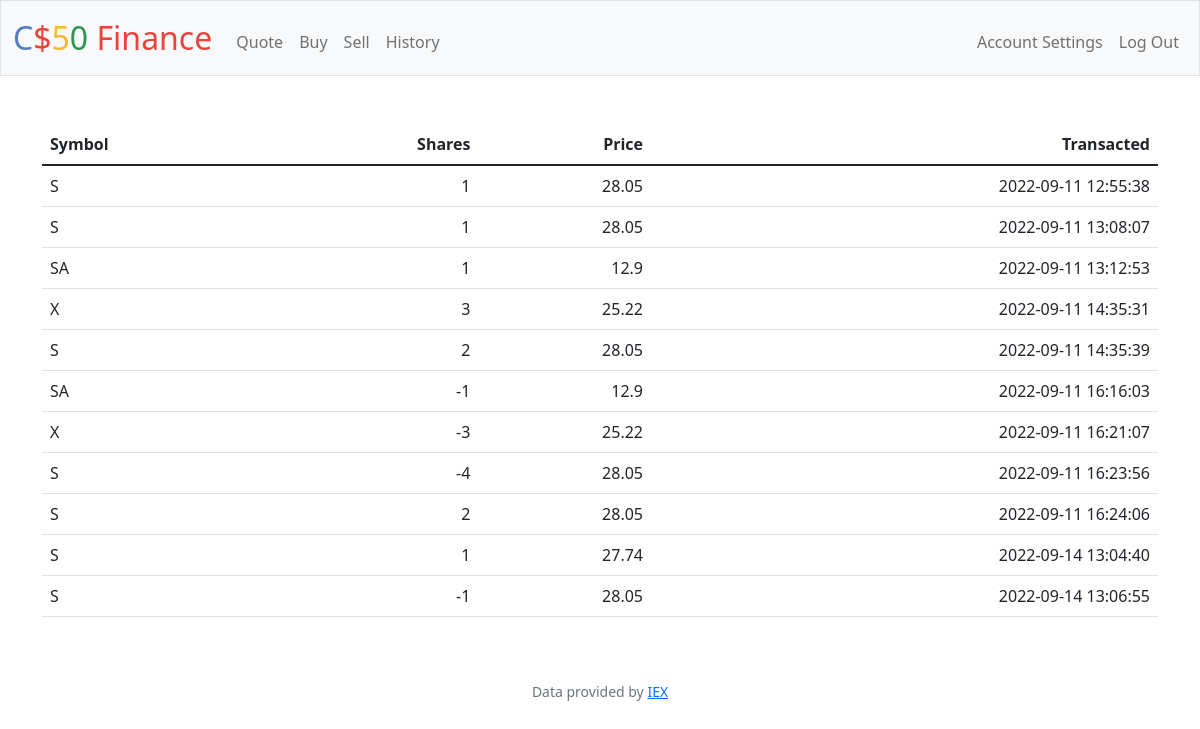
Screenshot of /history (signed in) with the database file from the repository.
### tables this page shows
CREATE TABLE purchases (
    id INTEGER PRIMARY KEY NOT NULL UNIQUE,
    name TEXT NOT NULL,
    symbol TEXT NOT NULL,
    shares INTEGER NOT NULL,
    price NUMERIC NOT NULL,
    datetime TEXT NOT NULL,
    user_id INTEGER NOT NULL,
    FOREIGN KEY (user_id) REFERENCES users (id)
);

### app.py (the view)
@app.route("/history")
@login_required
def history():
    purchases = db.execute("SELECT * FROM purchases WHERE user_id = ?", session["user_id"])
    return render_template("history.html", purchases=purchases)

### app.py (called while the page is built)
@app.after_request
def after_request(response):
    response.headers["Cache-Control"] = "no-cache, no-store, must-revalidate"
    response.headers["Expires"] = 0
    response.headers["Pragma"] = "no-cache"
    return response

### helpers.py (called while the page is built)
def login_required(f):
    @wraps(f)
    def decorated_function(*args, **kwargs):
        if session.get("user_id") is None:
            return redirect("/login")
        return f(*args, **kwargs)
    return decorated_function

### templates/history.html (shortened to what this page needs)
{% extends "layout.html" %}
{% block main %}
    <table class="table">
        <thead>
            <tr>
                <th class="text-start">Symbol</th>
                <th class="text-end">Shares</th>
                <th class="text-end">Price</th>
                <th class="text-end">Transacted</th>
            </tr>
        </thead>
        <tbody>
            {% for purchase in purchases %}
                <tr>
                    <td class="text-start">{{  purchase["symbol"]  }}</td>
                    <td class="text-end">{{  purchase["shares"]  }}</td>
                    <td class="text-end">{{  purchase["price"]  }}</td>
                    <td class="text-end">{{  purchase["datetime"]  }}</td>
                </tr>
            {% endfor %}
        </tbody>
    </table>
{% endblock %}

### templates/layout.html (shortened to what this page needs)
<!DOCTYPE html>
<html lang="en">
    <head>
        <link href="https://cdn.jsdelivr.net/npm/bootstrap@5.1.3/dist/css/bootstrap.min.css" rel="stylesheet">
        <link href="/static/styles.css" rel="stylesheet">
    </head>
    <body>
        <nav class="bg-light border navbar navbar-expand-md navbar-light">
            <div class="container-fluid">
                <a class="navbar-brand" href="/"><span class="blue">C</span><span class="red">$</span><span class="yellow">5</span><span class="green">0</span> <span class="red">Finance</span></a>
                <div class="collapse navbar-collapse" id="navbar">
                    {% if session["user_id"] %}
                        <ul class="navbar-nav me-auto mt-2">
                            <li class="nav-item"><a class="nav-link" href="/quote">Quote</a></li>
                            <li class="nav-item"><a class="nav-link" href="/buy">Buy</a></li>
                            <li class="nav-item"><a class="nav-link" href="/sell">Sell</a></li>
                            <li class="nav-item"><a class="nav-link" href="/history">History</a></li>
                        </ul>
                        <ul class="navbar-nav ms-auto mt-2">
                            <li class="nav-item"><a class="nav-link" href="/account">Account Settings</a></li>
                            <li class="nav-item"><a class="nav-link" href="/logout">Log Out</a></li>
                        </ul>
                    {% else %}
                        <ul class="navbar-nav ms-auto mt-2">
                            <li class="nav-item"><a class="nav-link" href="/register">Register</a></li>
                            <li class="nav-item"><a class="nav-link" href="/login">Log In</a></li>
                        </ul>
                    {% endif %}
                </div>
            </div>
        </nav>
        <main class="container py-5 text-center">
            {% block main %}{% endblock %}
        </main>
        <footer class="mb-5 small text-center text-muted">
            Data provided by <a href="https://iexcloud.io/">IEX</a>
        </footer>
    </body>
</html>

### static/styles.css (style rules this page uses)
nav .navbar-brand { font-size: xx-large; }
nav .navbar-brand .blue { color: #537fbe; }
nav .navbar-brand .red { color: #ea433b; }
nav .navbar-brand .yellow { color: #f5b82e; }
nav .navbar-brand .green { color: #2e944b; }

### rows the page displays
purchases: symbol "S", shares "1", price "28.05", datetime "2022-09-11 12:55:38"
purchases: symbol "S", shares "1", price "28.05", datetime "2022-09-11 13:08:07"
purchases: symbol "SA", shares "1", price "12.9", datetime "2022-09-11 13:12:53"
purchases: symbol "X", shares "3", price "25.22", datetime "2022-09-11 14:35:31"
purchases: symbol "S", shares "2", price "28.05", datetime "2022-09-11 14:35:39"
purchases: symbol "SA", shares "-1", price "12.9", datetime "2022-09-11 16:16:03"
purchases: symbol "X", shares "-3", price "25.22", datetime "2022-09-11 16:21:07"
purchases: symbol "S", shares "-4", price "28.05", datetime "2022-09-11 16:23:56"
purchases: symbol "S", shares "2", price "28.05", datetime "2022-09-11 16:24:06"
purchases: symbol "S", shares "1", price "27.74", datetime "2022-09-14 13:04:40"
purchases: symbol "S", shares "-1", price "28.05", datetime "2022-09-14 13:06:55"
